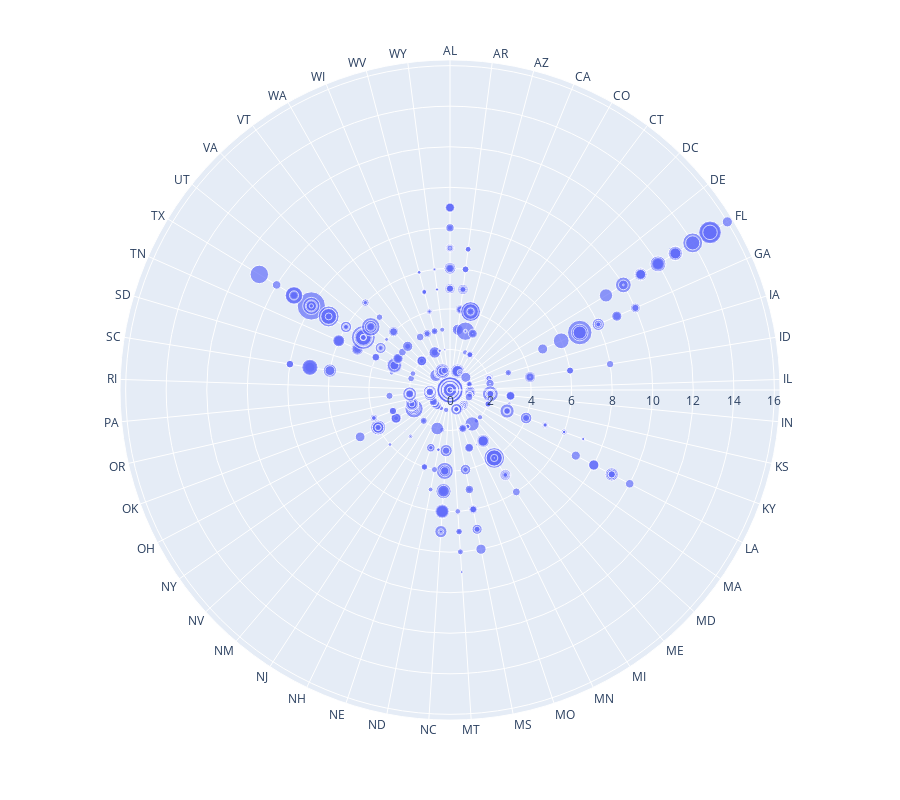

The notebook cell this image was saved under:
### Code cell
px.scatter_polar(df, r='_drive_time', theta='state', size='population', height=800)

### Figure 1 — Plotly figure (JSON) as saved in the notebook; plotly's stock layout.template omitted (floating-point values rounded to 4 significant figures; data arrays with more than 128 entries replaced by an {"elided": "..."} marker saying what was removed)
{"data": [{"hovertemplate": "_drive_time=%{r}<br>state=%{theta}<br>population=%{marker.size}<extra></extra>", "legendgroup": "", "marker": {"color": "#636efa", "size": {"elided": "882 int values"}, "sizemode": "area", "sizeref": 7267.0, "symbol": "circle"}, "mode": "markers", "name": "", "r": {"elided": "882 int values"}, "showlegend": false, "subplot": "polar", "theta": {"elided": "882 str values"}, "type": "scatterpolar"}], "layout": {"height": 800, "legend": {"itemsizing": "constant", "tracegroupgap": 0}, "margin": {"t": 60}, "polar": {"angularaxis": {"direction": "clockwise", "rotation": 90}, "domain": {"x": [0, 1], "y": [0, 1]}}}}
